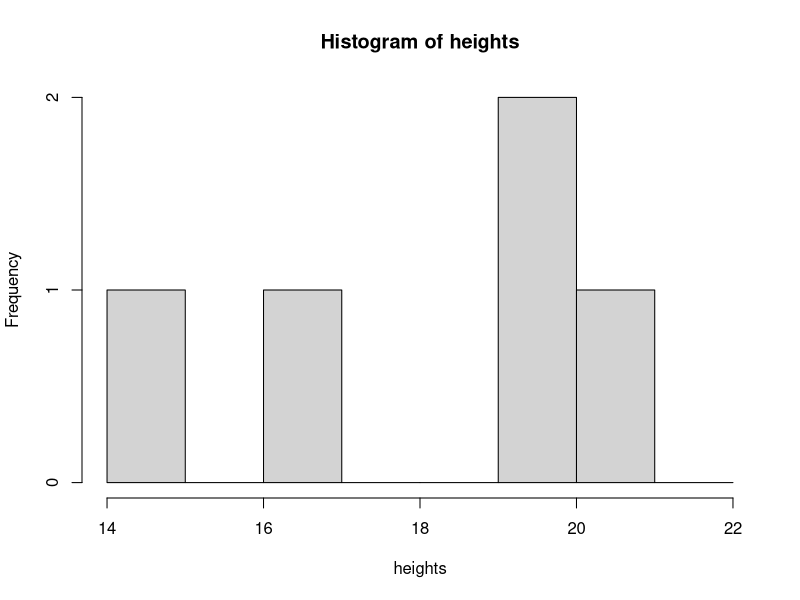
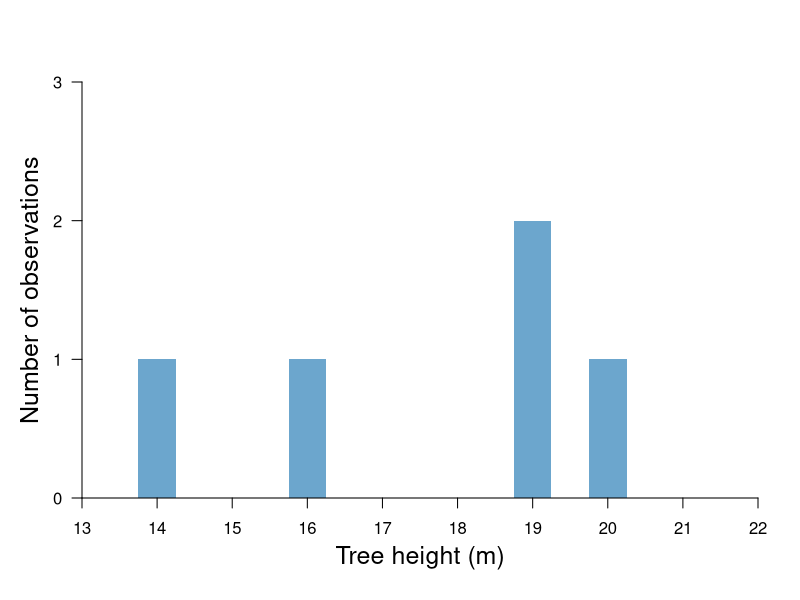
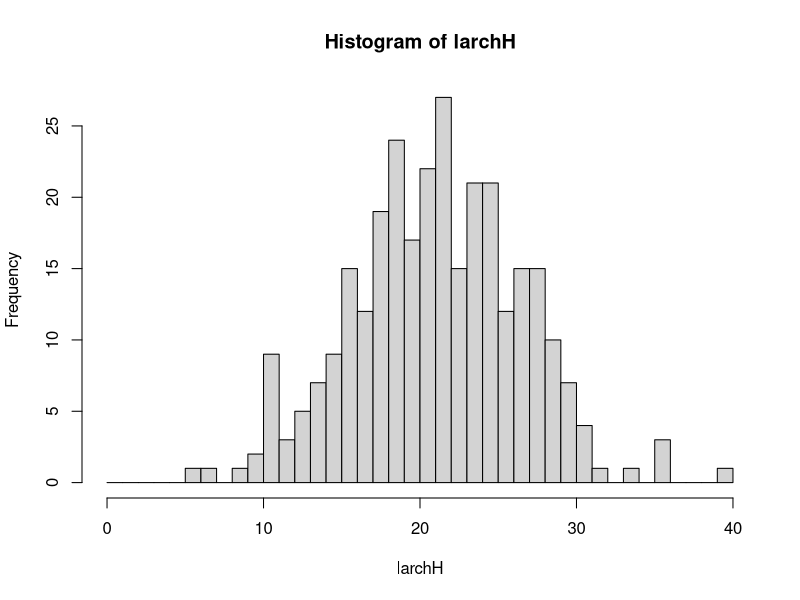
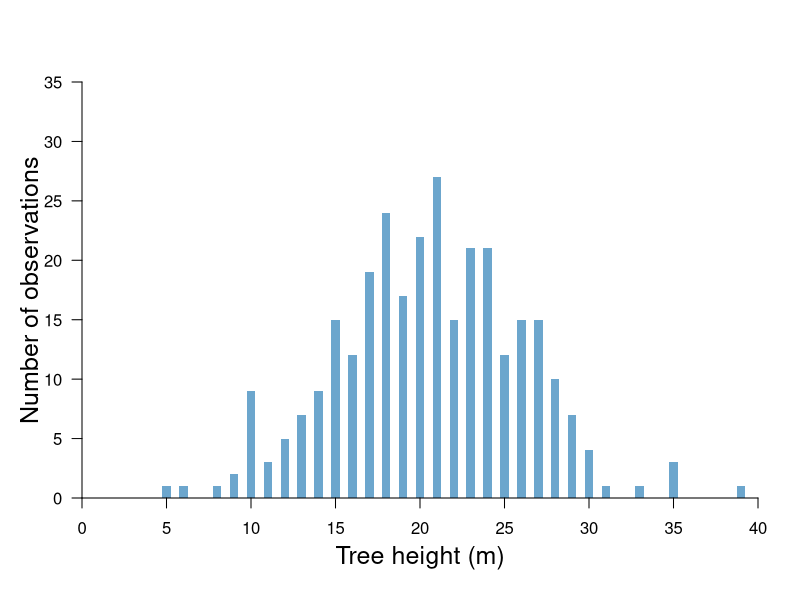
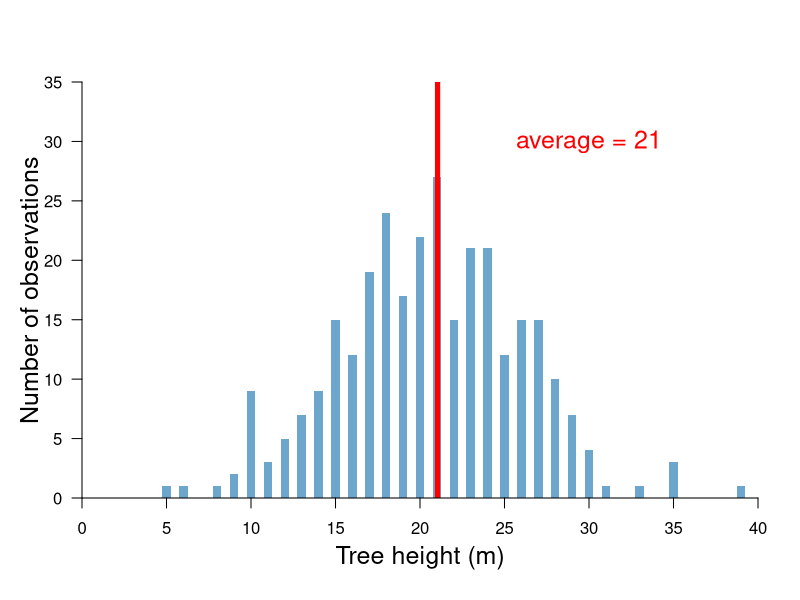
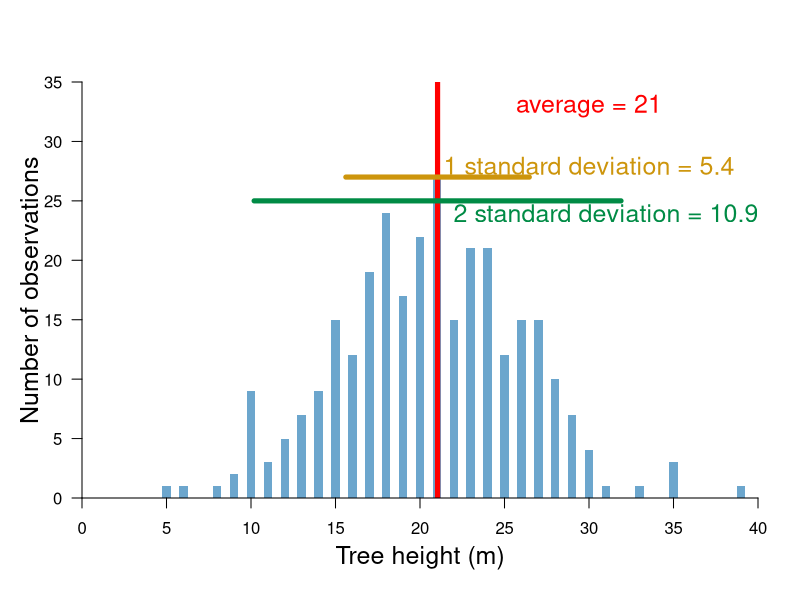
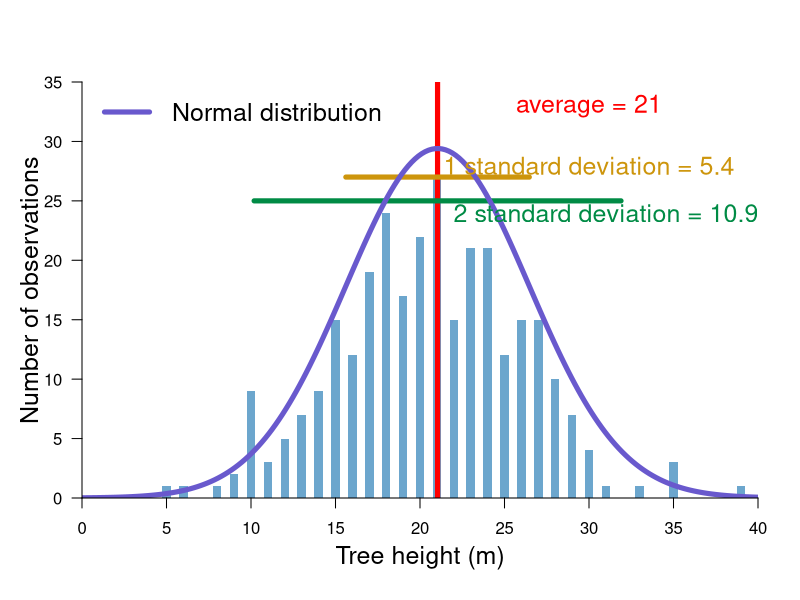

Source code (R) for these figures, in order:
setwd("c:\\Users\\hkropp\\Google Drive\\courses\\Fall2019\\remote_sensing\\figures")

#start with sampling example and demonstrate a histogram for a few samples
heights <- c(20,21,15,17,20)

hist1 <- hist(heights, breaks=seq(14,22))

plot(c(0,1),c(0,1), type="n", xlim=c(13,22), ylim=c(0,3), xaxs="i", yaxs="i",axes=FALSE,xlab=" ", ylab=" ")
for(i in 1:length(hist1$breaks)){
	polygon(c(hist1$breaks[i]-.25,hist1$breaks[i]-.25,hist1$breaks[i]+.25,hist1$breaks[i]+.25),
			c(0,hist1$counts[i],hist1$counts[i],0),col=rgb(108,166,205,maxColorValue=255),border=NA)
}

axis(1, seq(13,22),seq(13,22),cex=1.5)
axis(2, seq(0,3),seq(0,3),cex=1.5,las=2)
mtext("Tree height (m)", side=1, line=2.5, cex=1.5)
mtext("Number of observations",side=2,line=2,cex=1.5)

#now with sampling example and demonstrate a histogram for many more samples
#generate data
set.seed(305)
larchH <- rnorm(300,21,5)

histL <- hist(larchH, breaks=seq(0,40))



plot(c(0,1),c(0,1), type="n", xlim=c(0,40), ylim=c(0,35), xaxs="i", yaxs="i",axes=FALSE,xlab=" ", ylab=" ")
for(i in 1:length(histL$breaks)){
	polygon(c(histL$breaks[i]-.25,histL$breaks[i]-.25,histL$breaks[i]+.25,histL$breaks[i]+.25),
			c(0,histL$counts[i],histL$counts[i],0),col=rgb(108,166,205,maxColorValue=255),border=NA)
}

axis(1, seq(0,40,by=5),seq(0,40,by=5),cex=1.5)
axis(2, seq(0,35,by=5),seq(0,35,by=5),cex=1.5,las=2)
mtext("Tree height (m)", side=1, line=2.5, cex=1.5)
mtext("Number of observations",side=2,line=2,cex=1.5)


#show histogram with summary statistics
larchM <- mean(larchH)
larchSD <- sd(larchH)

#just with mean
plot(c(0,1),c(0,1), type="n", xlim=c(0,40), ylim=c(0,35), xaxs="i", yaxs="i",axes=FALSE,xlab=" ", ylab=" ")
for(i in 1:length(histL$breaks)){
	polygon(c(histL$breaks[i]-.25,histL$breaks[i]-.25,histL$breaks[i]+.25,histL$breaks[i]+.25),
			c(0,histL$counts[i],histL$counts[i],0),col=rgb(108,166,205,maxColorValue=255),border=NA)
}
abline(v=larchM, col="red",lwd=5)
text(30,30, paste("average =",round(larchM,1)),cex=1.5, col="red")

axis(1, seq(0,40,by=5),seq(0,40,by=5),cex=1.5)
axis(2, seq(0,35,by=5),seq(0,35,by=5),cex=1.5,las=2)
mtext("Tree height (m)", side=1, line=2.5, cex=1.5)
mtext("Number of observations",side=2,line=2,cex=1.5)


#just with mean and one standard deviation
plot(c(0,1),c(0,1), type="n", xlim=c(0,40), ylim=c(0,35), xaxs="i", yaxs="i",axes=FALSE,xlab=" ", ylab=" ")
for(i in 1:length(histL$breaks)){
	polygon(c(histL$breaks[i]-.25,histL$breaks[i]-.25,histL$breaks[i]+.25,histL$breaks[i]+.25),
			c(0,histL$counts[i],histL$counts[i],0),col=rgb(108,166,205,maxColorValue=255),border=NA)
}
abline(v=larchM, col="red",lwd=5)
text(30,33, paste("average =",round(larchM,1)),cex=1.5, col="red")

points(seq(larchM - larchSD, larchM + larchSD, length.out=20),
		rep(27,20), type="l",lwd=5, col=rgb(205,149,12,maxColorValue=255))
points(seq(larchM - (2*larchSD), larchM + (2*larchSD), length.out=20),
		rep(25,20), type="l",lwd=5, col=rgb(0,139,69,maxColorValue=255))		
		
text(30,28, paste("1 standard deviation =",round(larchSD,1)),cex=1.5, col=rgb(205,149,12,maxColorValue=255))
text(31,24, paste("2 standard deviation =",round(2*larchSD,1)),cex=1.5, col=rgb(0,139,69,maxColorValue=255))
axis(1, seq(0,40,by=5),seq(0,40,by=5),cex=1.5)
axis(2, seq(0,35,by=5),seq(0,35,by=5),cex=1.5,las=2)
mtext("Tree height (m)", side=1, line=2.5, cex=1.5)
mtext("Number of observations",side=2,line=2,cex=1.5)



#show with normal
plot(c(0,1),c(0,1), type="n", xlim=c(0,40), ylim=c(0,35), xaxs="i", yaxs="i",axes=FALSE,xlab=" ", ylab=" ")
for(i in 1:length(histL$breaks)){
	polygon(c(histL$breaks[i]-.25,histL$breaks[i]-.25,histL$breaks[i]+.25,histL$breaks[i]+.25),
			c(0,histL$counts[i],histL$counts[i],0),col=rgb(108,166,205,maxColorValue=255),border=NA)
}
abline(v=larchM, col="red",lwd=5)
text(30,33, paste("average =",round(larchM,1)),cex=1.5, col="red")

points(seq(larchM - larchSD, larchM + larchSD, length.out=20),
		rep(27,20), type="l",lwd=5, col=rgb(205,149,12,maxColorValue=255))
points(seq(larchM - (2*larchSD), larchM + (2*larchSD), length.out=20),
		rep(25,20), type="l",lwd=5, col=rgb(0,139,69,maxColorValue=255))	

points(seq(0,40,length.out=200),dnorm(seq(0,40,length.out=200),larchM,larchSD)*400,type="l",
		lwd=5, col=	rgb(105,89,205,maxColorValue=255))
		
text(30,28, paste("1 standard deviation =",round(larchSD,1)),cex=1.5, col=rgb(205,149,12,maxColorValue=255))
text(31,24, paste("2 standard deviation =",round(2*larchSD,1)),cex=1.5, col=rgb(0,139,69,maxColorValue=255))
legend("topleft",c("Normal distribution"), col=rgb(105,89,205,maxColorValue=255), lwd=5, bty="n", cex=1.5)
axis(1, seq(0,40,by=5),seq(0,40,by=5),cex=1.5)
axis(2, seq(0,35,by=5),seq(0,35,by=5),cex=1.5,las=2)
mtext("Tree height (m)", side=1, line=2.5, cex=1.5)
mtext("Number of observations",side=2,line=2,cex=1.5)